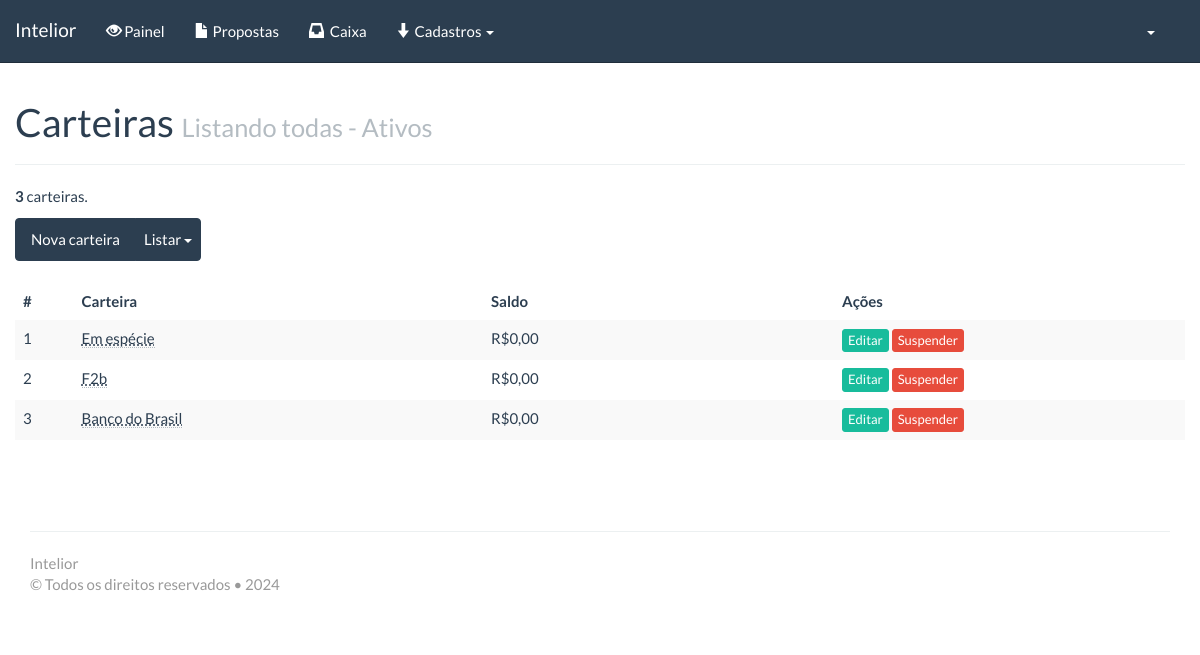
/?pagina=acesso/carteiras (signed in), run on the app's committed database.
### tables this page shows
CREATE TABLE `carteiras` (
  `id_carteira` int(11) unsigned NOT NULL AUTO_INCREMENT,
  `carteira` varchar(255) DEFAULT NULL,
  `saldo` decimal(13,2) DEFAULT NULL,
  `status` int(11) DEFAULT NULL,
  `id_usuario` int(11) DEFAULT NULL,
  PRIMARY KEY (`id_carteira`)
);

### includes/funcoes.php (called while the page is built, shortened)
<?php
function fnum($numero) {
	$quebra= explode(".", $numero);
	return(number_format($numero, 2, ',', '.'));
}
function pega_status_generico($status) {
	if ($status=='1') $str= 'Ativos';
	elseif ($status=='2') $str= 'Suspensos';
	elseif ($status=='0') $str= 'Excluídos';
	return($str);
}
function pega_usuario($id_usuario, $campo) {
	$campo2= $campo;
	$rs_pre= mysql_fetch_object(mysql_query("select *, $campo2 as campo from pessoas, usuarios
												where usuarios.id_usuario = '$id_usuario'
												and   pessoas.id_pessoa = usuarios.id_pessoa
												limit 1 "));
	return($rs_pre->campo);
}
function pode_um($area, $permissao) {
	$contem= strpos($permissao, $area);
	if ($contem!==false) $retorno= true;
	else $retorno= false;
	return($retorno);
}
function pode($areas, $permissao) {
	$tamanho= strlen($areas);
	$retorno= false;
	for ($i=0; $i<$tamanho; $i++) {
		if (pode_um($areas[$i], $permissao)) {
			$retorno=true;
			break;
		}
	}
	return($retorno);
}
?>

### _acesso/__carteiras.php (the view, shortened to what this page needs)
<?
if (pode("12", $_SESSION["perfil"])) {
	$subtit= "Listando todas";
	if ($status=='') $status='1';
	$str.= "and   carteiras.status = '". $status ."' ";
	$subtit_status= ' - '. pega_status_generico($status);
	$result= mysql_query("select *, carteiras.id_carteira as id_carteira from carteiras
							where 1 = 1
							". $str ."
							order by carteiras.id_carteira asc
							") or die('1:'.mysql_error());
	$num= 100;
	$total = mysql_num_rows($result);
	if ($_GET["num_pagina"]=="") $num_pagina= 1;
	else $num_pagina= $_GET["num_pagina"];
	$num_pagina--;
	$inicio = $num_pagina*$num;
	$result= mysql_query("select *, carteiras.id_carteira as id_carteira from carteiras
							where 1 = 1
							". $str ."
							order by carteiras.id_carteira asc
							limit $inicio, $num
							");
?>
	<div class="span12">
		<div class="page-header">
			<h1>Carteiras <small><?=$subtit . $subtit_status;?></small></h1>
		</div>
		<p><strong><?=$total;?></strong> carteiras.</p>
		<div class="btn-group">
			<a class="btn btn-primary" href="./?pagina=acesso/carteira&amp;acao=i">Nova carteira</a>
			<a class="btn btn-primary dropdown-toggle" data-toggle="dropdown" href="#">
				Listar
				<span class="caret"></span>
			</a>
		</div>
		<br /><br />
		<?php
		if ($total==0) {
		?>
		<p>Nenhuma carteira encontrada.</p>
		<?php
		}
		else {
		?>
		<table cellspacing="0" width="100%" class="table table-striped table-hover">
			<thead>
		        <tr>
		            <th width="5%">#</th>
		            <th width="35%" align="left">Carteira</th>
		            <th width="30%" align="left">Saldo</th>
		            <th width="30%">Ações</th>
		        </tr>
		    </thead>
		    <tbody>
				<?
		        $i=0;
		        while ($rs= mysql_fetch_object($result)) {
		        ?>
		        <tr id="linha_<?=$rs->id_carteira;?>">
		            <td>
		            <? echo $rs->id_carteira; ?>
		            </td>
		            <td><abbr class="tt" title="Cadastrado por <?= pega_usuario($rs->id_usuario, 'nome'); ?>"><?= $rs->carteira; ?></abbr> &nbsp;<small><strong><?=$rs->cpf_cnpj; ?></strong></small> <br />
		            </td>
		            <td>R$<?= fnum($rs->saldo); ?></td>
		            <td>
		                <a class="btn btn-xs btn-success" href="./?pagina=acesso/carteira&amp;acao=e&amp;id_carteira=<?= $rs->id_carteira; ?>">
		                	<i class="icon-white icon-pencil"></i> Editar
		                </a>
		                <? if ($status=='1') { ?>
		                <a class="btn btn-xs btn-danger" href="javascript:apagaLinha('carteiraExcluir','<?=($rs->id_carteira);?>');" onclick="return confirm('Tem certeza que deseja suspender a carteira?');">
		                    <i class="icon-white icon-trash"></i> Suspender
		                </a>
		                <? } else { ?>
		                <a class="btn btn-xs btn-info" href="javascript:apagaLinha('carteiraReativar','<?=($rs->id_carteira);?>');" onclick="return confirm('Tem certeza que deseja reativar a carteira?');">
		                    <i class="icon-white icon-share"></i> Reativar
		                </a>
		                <? } ?>
		            </td>
		        </tr>
		        <? $i++; } ?>
		    </tbody>
		</table>
		<? } ?>
	</div>
<? } ?>

### style.css (style rules this page uses)
html, body { height: 100%; width: 100%; position: relative; }
* { outline: 0 !important; }
body { padding-top: 80px; }
table { width: 100% !important; }
table a, .table a { text-decoration: none !important; }
.page-header { margin-top: 20px; }

### style_print.css (style rules this page uses)
a, a:before, a:after { content: "" important; }
table { width: 100% !important; }
table td, table th { border: 1px solid #333; padding: 5px; font-size: 13px; }
table th { background-color: #efefef; }
span { font-family: "Helvetica Neue", Helvetica, Arial, sans-serif !important; font-size: 13px !important; line-height: 19px !important; }
body { font-weight: 200; line-height: 20.5px; font-size: 14.5px; letter-spacing: 0; }
p { font-size: 14px; line-height: 20.5px; }
h1, h2, h3, h4, h5, h6, .h1, .h2, .h3, .h4, .h5, .h6 { line-height: 1.3; }

### data on the page
carteiras: id_carteira "1", carteira "Em espécie", saldo "0,00"
carteiras: id_carteira "2", carteira "F2b", saldo "0,00"
carteiras: id_carteira "3", carteira "Banco do Brasil", saldo "0,00"

### other printed values
SISTEMA_NOME "Intelior"
$txt_adm "Cadastros"
$subtit "Listando todas"
$subtit_status "- Ativos"
$total "3"
SISTEMA_NOME_COMPLETO "Intelior"
